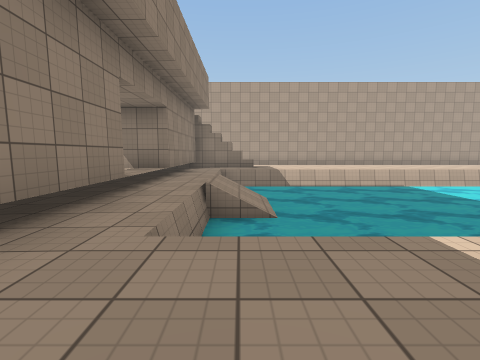
[1] (above)

24 first-person views from a walk through a 3-D level made in the Unity game engine. The camera is 1.2 m above the floor, tilts 6° down and sees 85° across. The floor is counted in squares, 2 m on a side. Each view is taken from the middle of a square. On the plan, view 1 faces up. The plan holds only what a view shows up to about 9 squares ahead; the rest is blank. The place goes on beyond the plan. Surface patterns are stand-ins for the level's own textures.

[2]
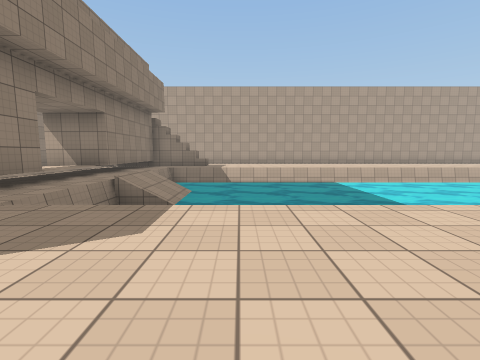

[3]
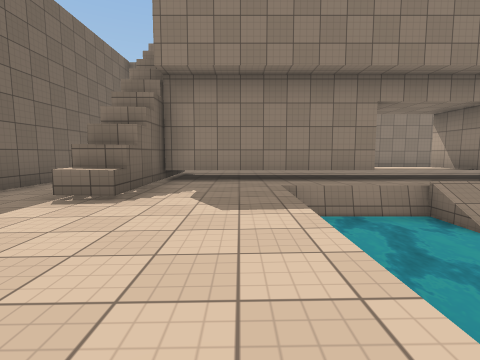

[4]
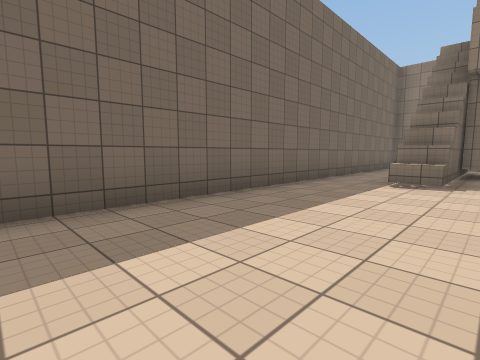

[5]
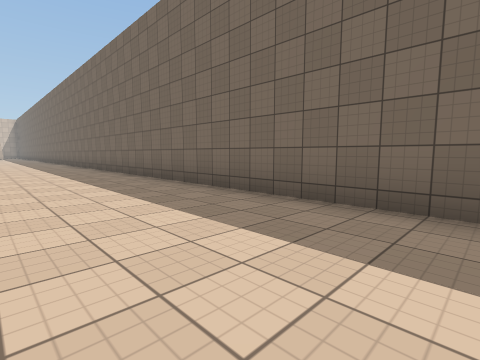

[6]
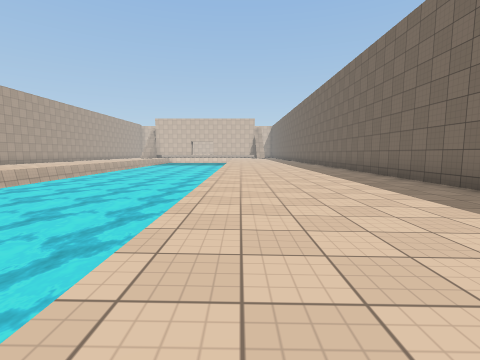

[7]
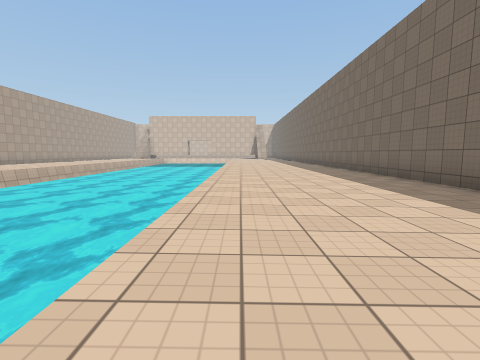

[8]
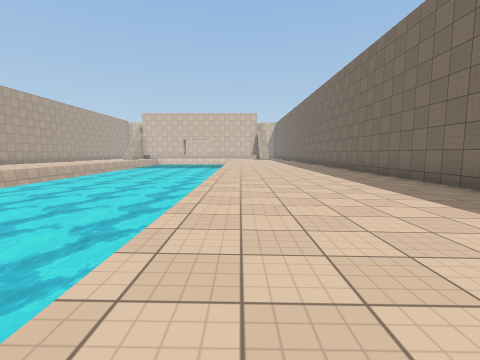

[9]
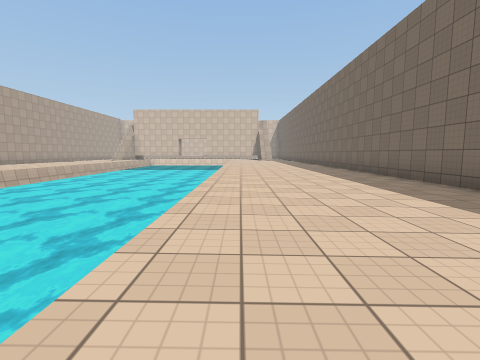

[10]
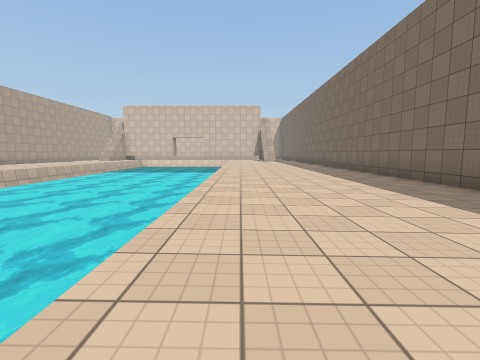

[11]
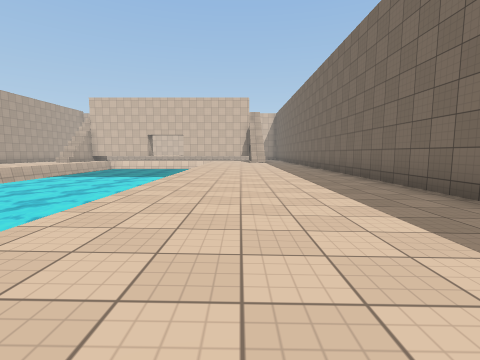

[12]
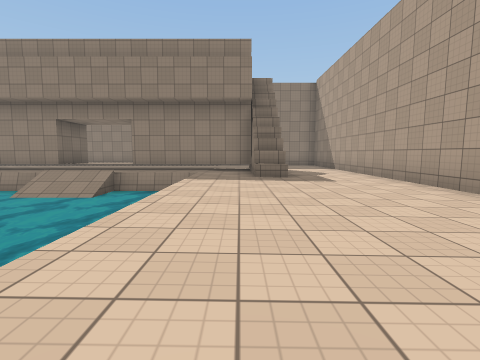

[13]
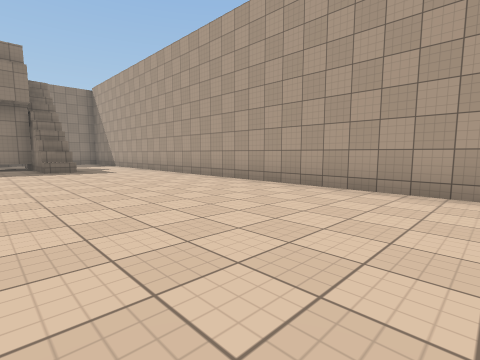

[14]
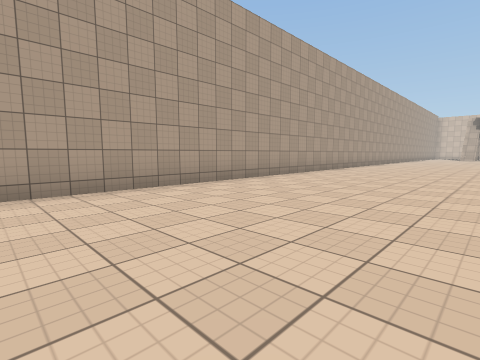

[15]
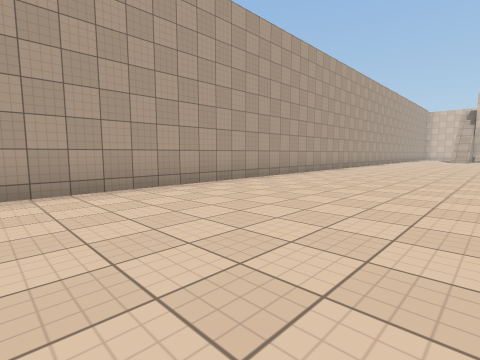

[16]
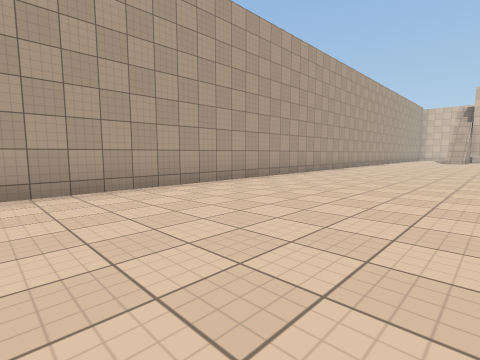

[17]
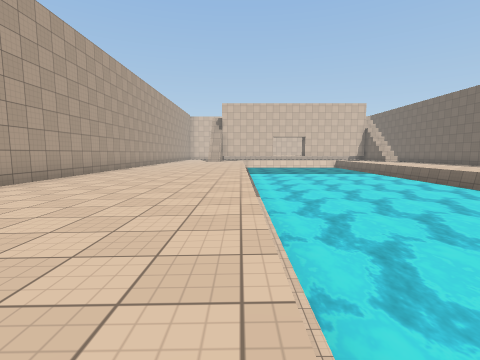

[18]
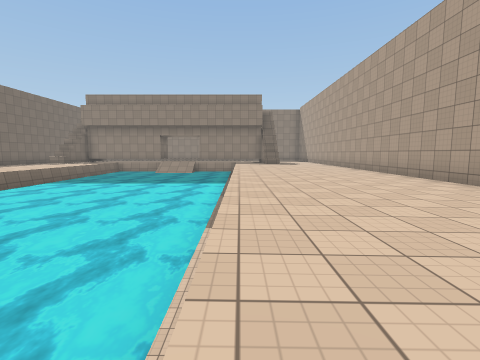

[19]
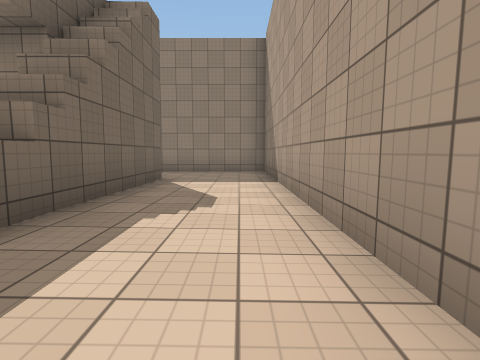

[20]
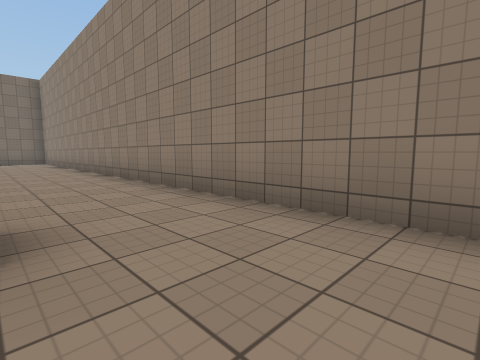

[21]
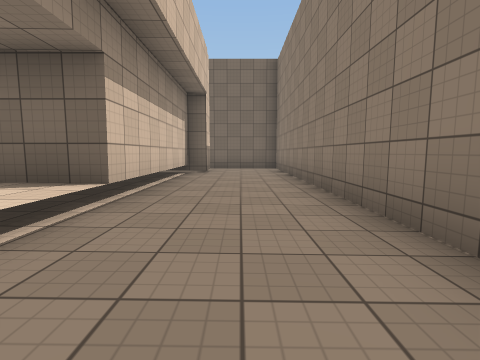

[22]
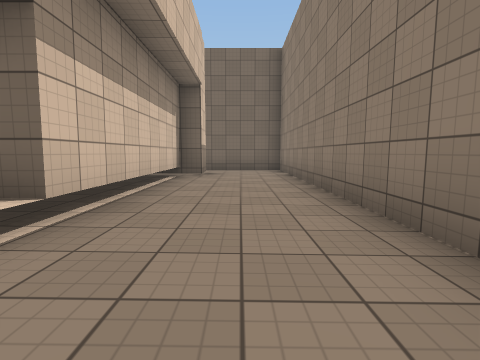

[23]
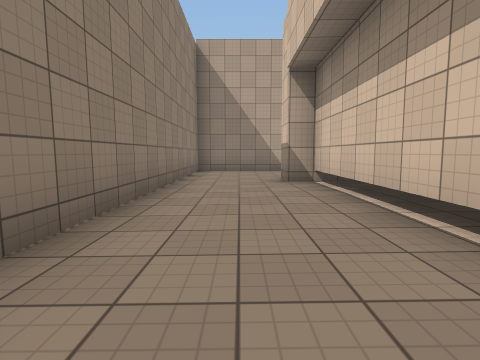

[24]
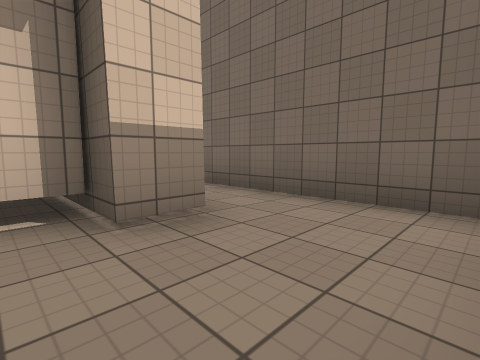

### Floor plan
Key: @ floor where view 1 was taken; # wall or solid block; . main floor; - floor 0.25 m lower than the main floor; : floor 0.5 m higher than the main floor; ≈ water the walk keeps out of; ^ raised ledge; T thing the floor can be seen under or through.
Columns run from 7 left of view 1 to 26 right of it. Each row starts with its distance up from view 1.
 14 ################################
 13 #...............................
 12 #...............................
 11 #..####^..........................
 10 #...##............................
  9 #...##..........................
  8 #...##.≈≈≈≈≈≈≈≈≈≈≈≈≈≈≈≈≈≈≈≈≈≈≈≈≈ ≈
  7 #...##.≈≈≈≈≈≈≈≈≈≈≈≈≈≈≈≈≈≈≈≈≈≈≈≈≈≈≈
  6 #...::.-≈≈≈≈≈≈≈≈≈≈≈≈≈≈≈≈≈≈≈≈≈≈≈≈≈≈
  5 #...::.-≈≈≈≈≈≈≈≈≈≈≈≈≈≈≈≈≈≈≈≈≈≈≈≈≈≈
  4 #...TT.≈≈≈≈≈≈≈≈≈≈≈≈≈≈≈≈≈≈≈≈≈≈≈≈≈≈≈
  3 #...TT.≈≈≈≈  ≈≈≈≈≈≈≈≈≈≈≈≈≈≈≈≈≈≈≈≈
  2 #...TT.≈≈≈≈≈ ≈≈≈≈≈≈≈≈≈≈≈≈≈≈≈≈≈≈≈≈
  1 #...TT...... .....................
  0 #...T#.@..........................
 -1 #..T###^..........................
 -2 #.................................
 -3 #.................................
 -4 ##################################

Where each view was taken, in squares from view 1:
view 1: 0 up, 0 right, facing up
view 2: 1 down, 2 right, facing up
view 3: 1 up, 4 right, facing left
view 4: 0 up, 6 right, facing down-left
view 5: 0 up, 4 right, facing down-right
view 6: 1 up, 6 right, facing right
view 7: 1 up, 8 right, facing right
view 8: 1 up, 10 right, facing right
view 9: 1 up, 12 right, facing right
view 10: 1 up, 14 right, facing right
view 11: 0 up, 17 right, facing right
view 12: 10 up, 7 right, facing left
view 13: 9 up, 10 right, facing up-left
view 14: 9 up, 8 right, facing up-right
view 15: 9 up, 13 right, facing up-right
view 16: 9 up, 15 right, facing up-right
view 17: 9 up, 15 right, facing right
view 18: 9 up, 15 right, facing left
view 19: 13 up, 2 right, facing left
view 20: 13 up, 4 left, facing down-left
view 21: 7 up, 5 left, facing down
view 22: 6 up, 5 left, facing down
view 23: 5 up, 5 left, facing up
view 24: 0 up, 6 left, facing down-right
